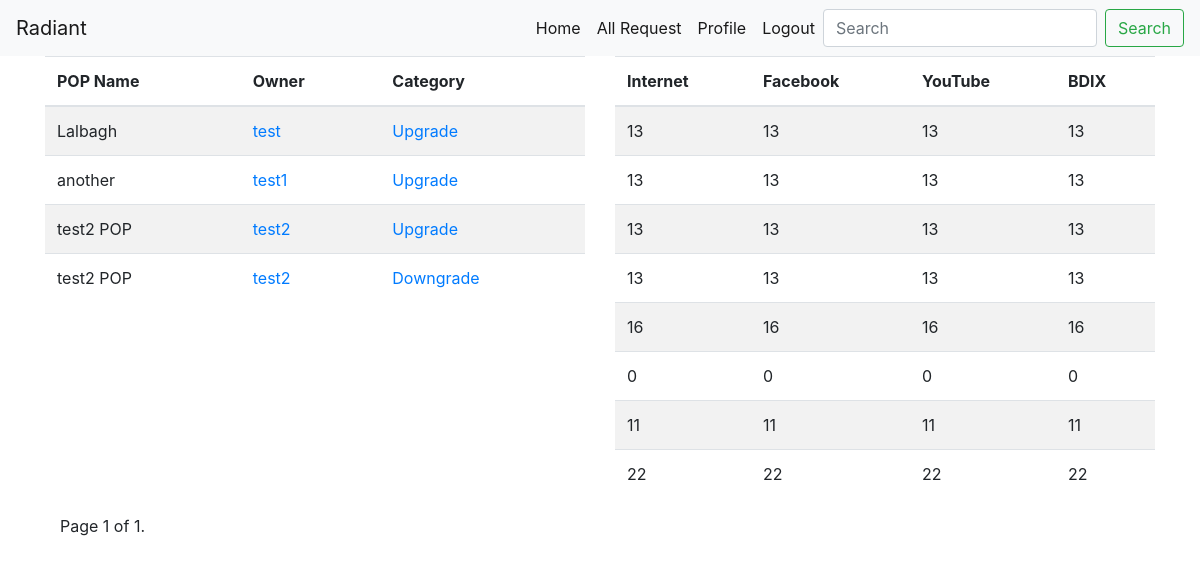
The app's page / (signed in) with its own data.
### bandwidth/models.py (models this page shows, shortened)
class article(models.Model):
    article_author = models.ForeignKey(author, on_delete=models.CASCADE)
    pop_name = models.CharField(max_length = 150)
    category = models.ForeignKey(category, on_delete=models.CASCADE)
    Existing_Internet = models.IntegerField()
    Existing_Facebook = models.IntegerField()
    Existing_YouTube = models.IntegerField()
    Existing_BDInternet = models.IntegerField()
    Upgrade_Internet = models.IntegerField()
    Upgrade_Facebook = models.IntegerField()
    Upgrade_YouTube = models.IntegerField()
    Upgrade_BDInternet = models.IntegerField()
    data_show = models.BooleanField(default=False)
    add_date = models.DateTimeField(auto_now=False, auto_now_add=True)

class author(models.Model):
    name = models.ForeignKey(User, on_delete=models.CASCADE)
    profile_pic = models.FileField()
    details = models.TextField()
    email = models.EmailField()

class category(models.Model):
    name = models.CharField(max_length = 150)
    def __str__(self):
        return self.name

class upgrade(models.Model):
    post=models.ForeignKey(article, on_delete=models.CASCADE)
    upgrade_author = models.ForeignKey(author, on_delete=models.CASCADE)
    AfterUpgrade_Internet = models.IntegerField()
    AfterUpgrade_Facebook = models.IntegerField()
    AfterUpgrade_YouTube = models.IntegerField()
    AfterUpgrade_BDInternet = models.IntegerField()
    upgrade_date = models.DateField(auto_now=False, auto_now_add=True)

### bandwidth/views.py (the view)
# urls.py: path('', index, name='index'),
def index(request):
    if request.user.is_authenticated:
        post = article.objects.all()
        posts = upgrade.objects.all()
        search = request.GET.get('q')
        if search:
            post=post.filter(
                Q(pop_name__icontains=search)
            )
        paginator = Paginator(post, 50) # Show 25 contacts per page.
        page_number = request.GET.get('page')
        page_obj = paginator.get_page(page_number)
        context = {
            "post":page_obj,
            'posts':posts
        }
        return render(request, "index.html", context)
    else:
        return redirect('login')

### templates/index.html (shortened to what this page needs)
{% extends 'base.html' %}
{% load static %}
{% block body %}
<div class="form">
  <div class="container">
    <div class="row">
      <div class="col-6">
        <table class="table table-striped">
          <thead>
            <tr>
              <th scope="col">POP Name</th>
              <th scope="col">Owner</th>
              <th scope="col">Category</th>
            </tr>
          </thead>
          <tbody>
              {% for p in post %}
            <tr>
              <td>{{ p.pop_name }}</a></td>
              <td><a href="{% url 'author' name=p.article_author.name.username %}">{{ p.article_author.name }}</a></td>
              <td><a href="{% url 'topic' name=p.category.name %}">{{ p.category }}</a></td>
            </tr>
            {% endfor %}
          </tbody>
        </table>
      </div>
      <div class="col-6">
        <table class="table table-striped">
          <thead>
            <tr>
              <th scope="col">Internet</th>
              <th scope="col">Facebook</th>
              <th scope="col">YouTube</th>
              <th scope="col">BDIX</th>
            </tr>
          </thead>
          <tbody>
            {% for q in posts %}
              <tr>
                <td>{{ q.AfterUpgrade_Internet }}</td>
                <td>{{ q.AfterUpgrade_Facebook }}</td>
                <td>{{ q.AfterUpgrade_YouTube }}</td>
                <td>{{ q.AfterUpgrade_BDInternet }}</td>
              </tr>
            {% endfor %}
          </tbody>
        </table>
      </div>
    </div>
  <div class="container">
    <div class="pagination">
      <span class="step-links">
          <span class="current">
              Page {{ post.number }} of {{ post.paginator.num_pages }}.
          </span>
      </span>
  </div>
  </div>
  </div>
{% endblock %}

### records on screen
article: pop_name "Lalbagh", article_author.name "test", category "Upgrade"
article: pop_name "another", article_author.name "test1", category "Upgrade"
article: pop_name "test2 POP", article_author.name "test2", category "Upgrade"
article: pop_name "test2 POP", article_author.name "test2", category "Downgrade"
upgrade: AfterUpgrade_Internet "13", AfterUpgrade_Facebook "13", AfterUpgrade_YouTube "13", AfterUpgrade_BDInternet "13"
upgrade: AfterUpgrade_Internet "13", AfterUpgrade_Facebook "13", AfterUpgrade_YouTube "13", AfterUpgrade_BDInternet "13"
upgrade: AfterUpgrade_Internet "13", AfterUpgrade_Facebook "13", AfterUpgrade_YouTube "13", AfterUpgrade_BDInternet "13"
upgrade: AfterUpgrade_Internet "13", AfterUpgrade_Facebook "13", AfterUpgrade_YouTube "13", AfterUpgrade_BDInternet "13"
upgrade: AfterUpgrade_Internet "16", AfterUpgrade_Facebook "16", AfterUpgrade_YouTube "16", AfterUpgrade_BDInternet "16"
upgrade: AfterUpgrade_Internet "0", AfterUpgrade_Facebook "0", AfterUpgrade_YouTube "0", AfterUpgrade_BDInternet "0"
upgrade: AfterUpgrade_Internet "11", AfterUpgrade_Facebook "11", AfterUpgrade_YouTube "11", AfterUpgrade_BDInternet "11"
upgrade: AfterUpgrade_Internet "22", AfterUpgrade_Facebook "22", AfterUpgrade_YouTube "22", AfterUpgrade_BDInternet "22"

### other values on screen
{{ post.number }} "1"
{{ post.paginator.num_pages }} "1"
